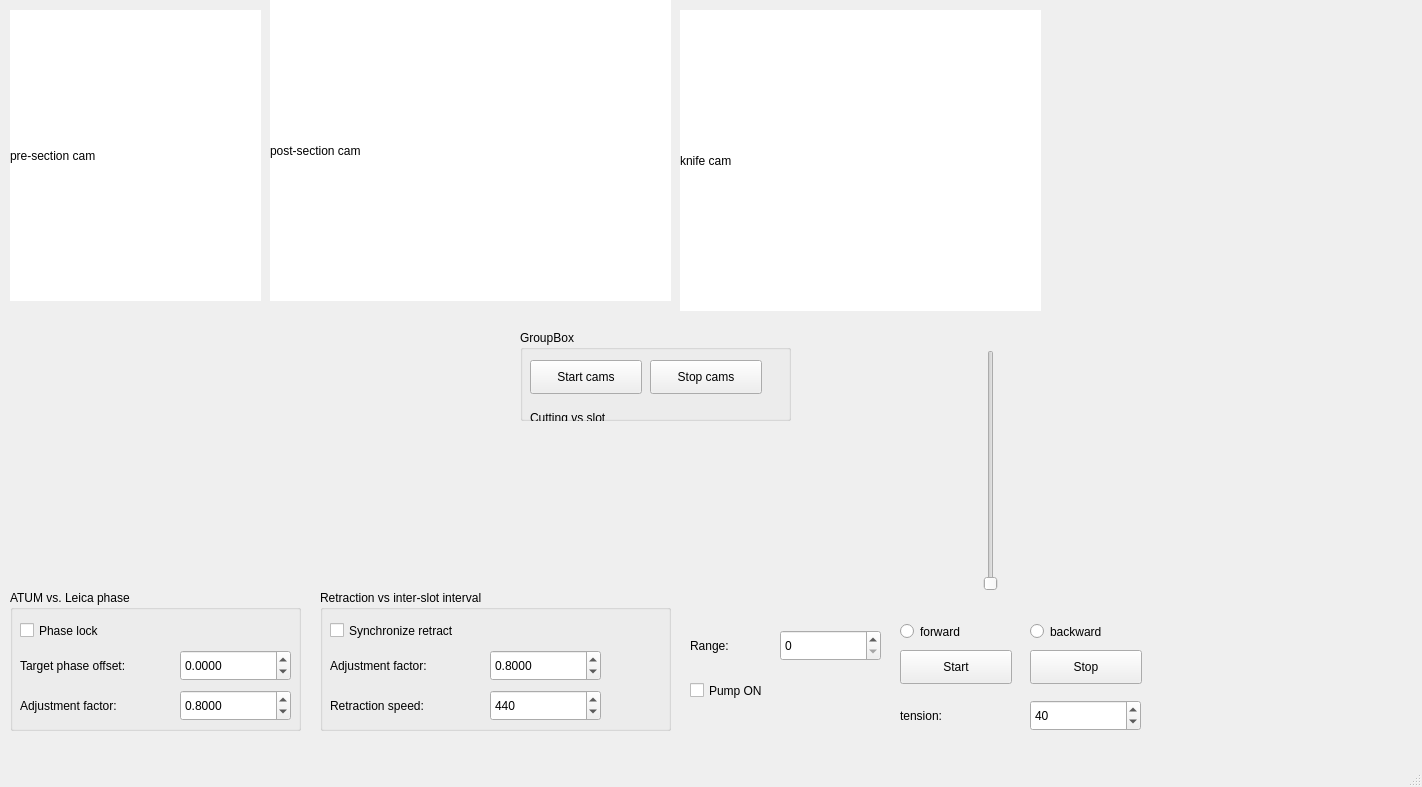
<?xml version="1.0" encoding="UTF-8"?>
<ui version="4.0">
 <class>MainWindow</class>
 <widget class="QMainWindow" name="MainWindow">
  <property name="geometry">
   <rect>
    <x>0</x>
    <y>0</y>
    <width>1422</width>
    <height>787</height>
   </rect>
  </property>
  <property name="windowTitle">
   <string>MainWindow</string>
  </property>
  <widget class="QWidget" name="centralwidget">
   <widget class="QLabel" name="_cam_presection">
    <property name="geometry">
     <rect>
      <x>10</x>
      <y>10</y>
      <width>251</width>
      <height>291</height>
     </rect>
    </property>
    <property name="autoFillBackground">
     <bool>false</bool>
    </property>
    <property name="styleSheet">
     <string notr="true">background: rgb(255,255,255)</string>
    </property>
    <property name="text">
     <string>pre-section cam</string>
    </property>
   </widget>
   <widget class="QLabel" name="_cam_postsection">
    <property name="geometry">
     <rect>
      <x>270</x>
      <y>0</y>
      <width>401</width>
      <height>301</height>
     </rect>
    </property>
    <property name="styleSheet">
     <string notr="true">background: rgb(255,255,255)</string>
    </property>
    <property name="text">
     <string>post-section cam</string>
    </property>
   </widget>
   <widget class="paintableqlabel" name="cam_knife">
    <property name="geometry">
     <rect>
      <x>680</x>
      <y>10</y>
      <width>361</width>
      <height>301</height>
     </rect>
    </property>
    <property name="styleSheet">
     <string notr="true">background: rgb(255,255,255)</string>
    </property>
    <property name="text">
     <string>knife cam</string>
    </property>
   </widget>
   <widget class="QGroupBox" name="groupBox">
    <property name="geometry">
     <rect>
      <x>520</x>
      <y>330</y>
      <width>271</width>
      <height>91</height>
     </rect>
    </property>
    <property name="title">
     <string>GroupBox</string>
    </property>
    <widget class="QPushButton" name="btn_StartCams">
     <property name="geometry">
      <rect>
       <x>10</x>
       <y>30</y>
       <width>112</width>
       <height>34</height>
      </rect>
     </property>
     <property name="text">
      <string>Start cams</string>
     </property>
    </widget>
    <widget class="QPushButton" name="btn_StopCams">
     <property name="geometry">
      <rect>
       <x>130</x>
       <y>30</y>
       <width>112</width>
       <height>34</height>
      </rect>
     </property>
     <property name="text">
      <string>Stop cams</string>
     </property>
    </widget>
    <widget class="QGroupBox" name="groupBox_3">
     <property name="geometry">
      <rect>
       <x>10</x>
       <y>80</y>
       <width>351</width>
       <height>191</height>
      </rect>
     </property>
     <property name="title">
      <string>Cutting vs slot</string>
     </property>
     <widget class="QLabel" name="label_5">
      <property name="geometry">
       <rect>
        <x>10</x>
        <y>60</y>
        <width>161</width>
        <height>31</height>
       </rect>
      </property>
      <property name="text">
       <string>Target cyle speed:</string>
      </property>
     </widget>
     <widget class="QDoubleSpinBox" name="sbx_targetCycleSpeed">
      <property name="geometry">
       <rect>
        <x>170</x>
        <y>60</y>
        <width>111</width>
        <height>31</height>
       </rect>
      </property>
      <property name="keyboardTracking">
       <bool>false</bool>
      </property>
      <property name="decimals">
       <number>4</number>
      </property>
      <property name="minimum">
       <double>0.000000000000000</double>
      </property>
      <property name="maximum">
       <double>1000.000000000000000</double>
      </property>
      <property name="singleStep">
       <double>0.010000000000000</double>
      </property>
      <property name="value">
       <double>0.400000000000000</double>
      </property>
     </widget>
     <widget class="QCheckBox" name="cbx_synCutting">
      <property name="geometry">
       <rect>
        <x>10</x>
        <y>20</y>
        <width>171</width>
        <height>41</height>
       </rect>
      </property>
      <property name="text">
       <string>Synchronize cutting</string>
      </property>
      <property name="checked">
       <bool>false</bool>
      </property>
     </widget>
     <widget class="QLabel" name="label_6">
      <property name="geometry">
       <rect>
        <x>10</x>
        <y>110</y>
        <width>141</width>
        <height>31</height>
       </rect>
      </property>
      <property name="text">
       <string>Adjustment factor:</string>
      </property>
     </widget>
     <widget class="QDoubleSpinBox" name="sbx_cycleFactor">
      <property name="geometry">
       <rect>
        <x>170</x>
        <y>110</y>
        <width>111</width>
        <height>31</height>
       </rect>
      </property>
      <property name="keyboardTracking">
       <bool>false</bool>
      </property>
      <property name="decimals">
       <number>4</number>
      </property>
      <property name="minimum">
       <double>-1000.000000000000000</double>
      </property>
      <property name="maximum">
       <double>1000.000000000000000</double>
      </property>
      <property name="value">
       <double>0.800000000000000</double>
      </property>
     </widget>
     <widget class="QLabel" name="label_7">
      <property name="geometry">
       <rect>
        <x>10</x>
        <y>150</y>
        <width>141</width>
        <height>31</height>
       </rect>
      </property>
      <property name="text">
       <string>Tape speed:</string>
      </property>
     </widget>
     <widget class="QLabel" name="label_8">
      <property name="geometry">
       <rect>
        <x>290</x>
        <y>60</y>
        <width>71</width>
        <height>31</height>
       </rect>
      </property>
      <property name="text">
       <string>mm/sec</string>
      </property>
     </widget>
     <widget class="QDoubleSpinBox" name="sbx_tapeSpeed">
      <property name="geometry">
       <rect>
        <x>170</x>
        <y>150</y>
        <width>111</width>
        <height>31</height>
       </rect>
      </property>
      <property name="keyboardTracking">
       <bool>false</bool>
      </property>
      <property name="decimals">
       <number>4</number>
      </property>
      <property name="minimum">
       <double>-1000.000000000000000</double>
      </property>
      <property name="maximum">
       <double>1000.000000000000000</double>
      </property>
      <property name="singleStep">
       <double>0.050000000000000</double>
      </property>
      <property name="value">
       <double>0.400000000000000</double>
      </property>
     </widget>
    </widget>
   </widget>
   <widget class="PlotWidget" name="pg_waterlevel" native="true">
    <property name="geometry">
     <rect>
      <x>1050</x>
      <y>340</y>
      <width>311</width>
      <height>251</height>
     </rect>
    </property>
   </widget>
   <widget class="QSlider" name="sldr_WaterThres">
    <property name="geometry">
     <rect>
      <x>980</x>
      <y>350</y>
      <width>22</width>
      <height>241</height>
     </rect>
    </property>
    <property name="orientation">
     <enum>Qt::Vertical</enum>
    </property>
   </widget>
   <widget class="QSpinBox" name="sbx_WaterThresRange">
    <property name="geometry">
     <rect>
      <x>780</x>
      <y>630</y>
      <width>101</width>
      <height>31</height>
     </rect>
    </property>
    <property name="keyboardTracking">
     <bool>false</bool>
    </property>
    <property name="value">
     <number>0</number>
    </property>
   </widget>
   <widget class="QLabel" name="label_3">
    <property name="geometry">
     <rect>
      <x>690</x>
      <y>630</y>
      <width>81</width>
      <height>31</height>
     </rect>
    </property>
    <property name="text">
     <string>Range:</string>
    </property>
   </widget>
   <widget class="QCheckBox" name="cbx_pumpOn">
    <property name="geometry">
     <rect>
      <x>690</x>
      <y>670</y>
      <width>111</width>
      <height>41</height>
     </rect>
    </property>
    <property name="text">
     <string>Pump ON</string>
    </property>
    <property name="checked">
     <bool>false</bool>
    </property>
   </widget>
   <widget class="QGroupBox" name="groupBox_2">
    <property name="geometry">
     <rect>
      <x>320</x>
      <y>590</y>
      <width>351</width>
      <height>141</height>
     </rect>
    </property>
    <property name="title">
     <string>Retraction vs inter-slot interval</string>
    </property>
    <widget class="QCheckBox" name="cbx_synRetractSpeed">
     <property name="geometry">
      <rect>
       <x>10</x>
       <y>20</y>
       <width>171</width>
       <height>41</height>
      </rect>
     </property>
     <property name="text">
      <string>Synchronize retract</string>
     </property>
     <property name="checked">
      <bool>false</bool>
     </property>
    </widget>
    <widget class="QLabel" name="label">
     <property name="geometry">
      <rect>
       <x>10</x>
       <y>60</y>
       <width>141</width>
       <height>31</height>
      </rect>
     </property>
     <property name="text">
      <string>Adjustment factor:</string>
     </property>
    </widget>
    <widget class="QDoubleSpinBox" name="sbx_retractFactor">
     <property name="geometry">
      <rect>
       <x>170</x>
       <y>60</y>
       <width>111</width>
       <height>31</height>
      </rect>
     </property>
     <property name="keyboardTracking">
      <bool>false</bool>
     </property>
     <property name="decimals">
      <number>4</number>
     </property>
     <property name="minimum">
      <double>-1000.000000000000000</double>
     </property>
     <property name="maximum">
      <double>1000.000000000000000</double>
     </property>
     <property name="value">
      <double>0.800000000000000</double>
     </property>
    </widget>
    <widget class="QLabel" name="label_2">
     <property name="geometry">
      <rect>
       <x>10</x>
       <y>100</y>
       <width>141</width>
       <height>31</height>
      </rect>
     </property>
     <property name="text">
      <string>Retraction speed:</string>
     </property>
    </widget>
    <widget class="QSpinBox" name="sbx_retractionSpeed">
     <property name="geometry">
      <rect>
       <x>170</x>
       <y>100</y>
       <width>111</width>
       <height>31</height>
      </rect>
     </property>
     <property name="keyboardTracking">
      <bool>false</bool>
     </property>
     <property name="minimum">
      <number>1</number>
     </property>
     <property name="maximum">
      <number>6000</number>
     </property>
     <property name="value">
      <number>440</number>
     </property>
    </widget>
   </widget>
   <widget class="QGroupBox" name="groupBox_4">
    <property name="geometry">
     <rect>
      <x>10</x>
      <y>590</y>
      <width>291</width>
      <height>141</height>
     </rect>
    </property>
    <property name="title">
     <string>ATUM vs. Leica phase</string>
    </property>
    <widget class="QCheckBox" name="cbx_PhaseLock">
     <property name="geometry">
      <rect>
       <x>10</x>
       <y>20</y>
       <width>171</width>
       <height>41</height>
      </rect>
     </property>
     <property name="text">
      <string>Phase lock</string>
     </property>
     <property name="checked">
      <bool>false</bool>
     </property>
    </widget>
    <widget class="QLabel" name="label_10">
     <property name="geometry">
      <rect>
       <x>10</x>
       <y>100</y>
       <width>141</width>
       <height>31</height>
      </rect>
     </property>
     <property name="text">
      <string>Adjustment factor:</string>
     </property>
    </widget>
    <widget class="QDoubleSpinBox" name="sbx_phaseFactor">
     <property name="geometry">
      <rect>
       <x>170</x>
       <y>100</y>
       <width>111</width>
       <height>31</height>
      </rect>
     </property>
     <property name="keyboardTracking">
      <bool>false</bool>
     </property>
     <property name="decimals">
      <number>4</number>
     </property>
     <property name="minimum">
      <double>-1000.000000000000000</double>
     </property>
     <property name="maximum">
      <double>1000.000000000000000</double>
     </property>
     <property name="value">
      <double>0.800000000000000</double>
     </property>
    </widget>
    <widget class="QDoubleSpinBox" name="sbx_targetphase">
     <property name="geometry">
      <rect>
       <x>170</x>
       <y>60</y>
       <width>111</width>
       <height>31</height>
      </rect>
     </property>
     <property name="keyboardTracking">
      <bool>false</bool>
     </property>
     <property name="decimals">
      <number>4</number>
     </property>
     <property name="minimum">
      <double>-1000.000000000000000</double>
     </property>
     <property name="maximum">
      <double>1000.000000000000000</double>
     </property>
    </widget>
    <widget class="QLabel" name="label_4">
     <property name="geometry">
      <rect>
       <x>10</x>
       <y>60</y>
       <width>161</width>
       <height>31</height>
      </rect>
     </property>
     <property name="text">
      <string>Target phase offset:</string>
     </property>
    </widget>
   </widget>
   <widget class="QPushButton" name="btn_TapeStop">
    <property name="geometry">
     <rect>
      <x>1030</x>
      <y>650</y>
      <width>112</width>
      <height>34</height>
     </rect>
    </property>
    <property name="text">
     <string>Stop</string>
    </property>
   </widget>
   <widget class="QPushButton" name="btn_TapeStart">
    <property name="geometry">
     <rect>
      <x>900</x>
      <y>650</y>
      <width>112</width>
      <height>34</height>
     </rect>
    </property>
    <property name="text">
     <string>Start</string>
    </property>
   </widget>
   <widget class="QRadioButton" name="radiobtn_forward">
    <property name="geometry">
     <rect>
      <x>900</x>
      <y>620</y>
      <width>111</width>
      <height>23</height>
     </rect>
    </property>
    <property name="text">
     <string>forward</string>
    </property>
   </widget>
   <widget class="QRadioButton" name="radiobtn_backward">
    <property name="geometry">
     <rect>
      <x>1030</x>
      <y>620</y>
      <width>111</width>
      <height>23</height>
     </rect>
    </property>
    <property name="text">
     <string>backward</string>
    </property>
   </widget>
   <widget class="QDoubleSpinBox" name="sbx_tapeTension">
    <property name="geometry">
     <rect>
      <x>1030</x>
      <y>700</y>
      <width>111</width>
      <height>31</height>
     </rect>
    </property>
    <property name="keyboardTracking">
     <bool>false</bool>
    </property>
    <property name="decimals">
     <number>0</number>
    </property>
    <property name="minimum">
     <double>-1000.000000000000000</double>
    </property>
    <property name="maximum">
     <double>100.000000000000000</double>
    </property>
    <property name="singleStep">
     <double>1.000000000000000</double>
    </property>
    <property name="value">
     <double>40.000000000000000</double>
    </property>
   </widget>
   <widget class="QLabel" name="label_9">
    <property name="geometry">
     <rect>
      <x>900</x>
      <y>700</y>
      <width>111</width>
      <height>31</height>
     </rect>
    </property>
    <property name="text">
     <string>tension:</string>
    </property>
   </widget>
   <widget class="PlotWidget" name="pg_sync" native="true">
    <property name="geometry">
     <rect>
      <x>10</x>
      <y>310</y>
      <width>491</width>
      <height>271</height>
     </rect>
    </property>
   </widget>
  </widget>
  <widget class="QMenuBar" name="menubar">
   <property name="geometry">
    <rect>
     <x>0</x>
     <y>0</y>
     <width>1422</width>
     <height>21</height>
    </rect>
   </property>
  </widget>
  <widget class="QStatusBar" name="statusbar"/>
 </widget>
 <customwidgets>
  <customwidget>
   <class>PlotWidget</class>
   <extends>QWidget</extends>
   <header>pyqtgraph</header>
   <container>1</container>
  </customwidget>
  <customwidget>
   <class>paintableqlabel</class>
   <extends>QLabel</extends>
   <header>paintableqlabel.h</header>
  </customwidget>
 </customwidgets>
 <resources/>
 <connections/>
</ui>
